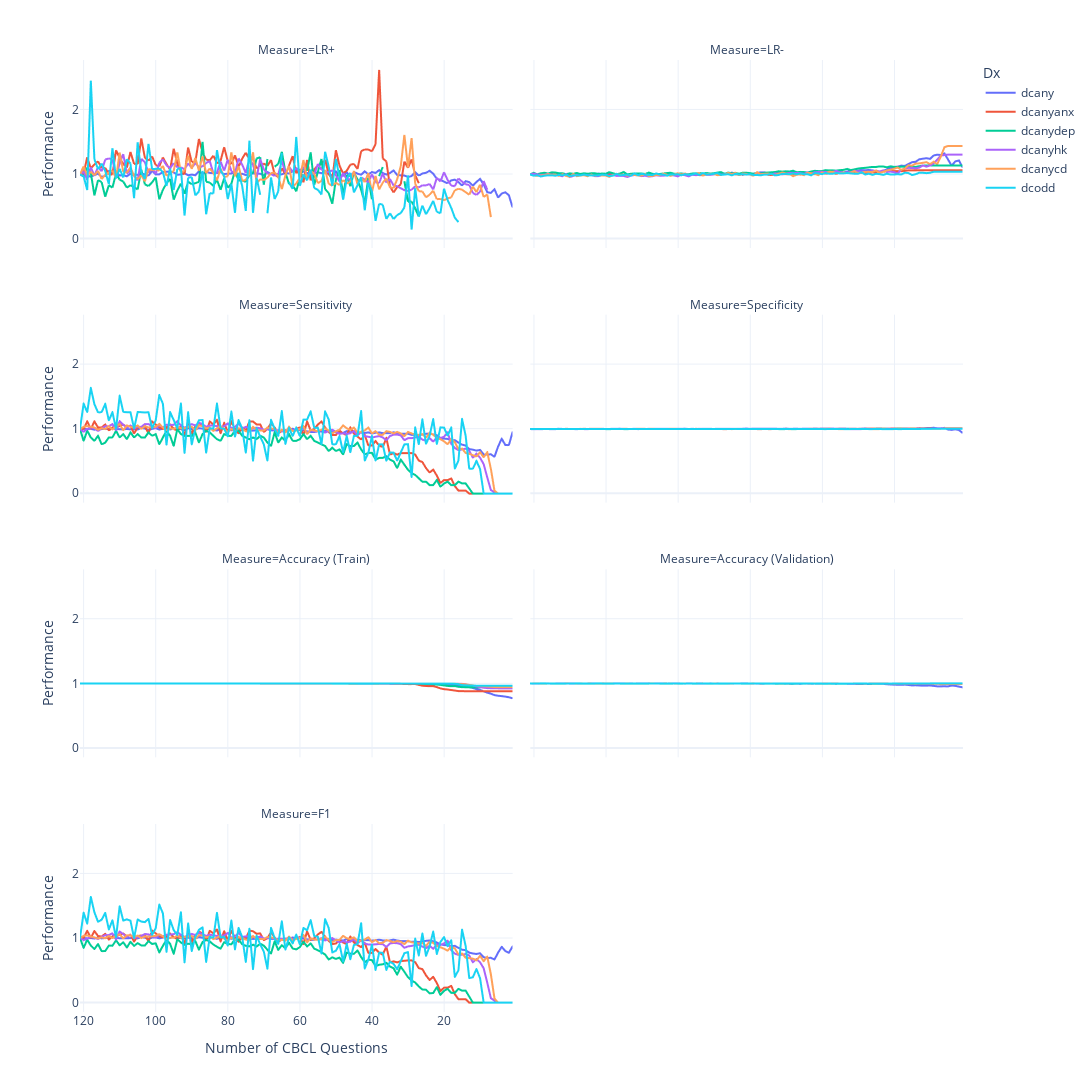

The code cell stored with this chart in its notebook:
### Code cell
fig = px.line(melted_normalized_summaries,
              color='Dx',
              x='Number of CBCL Questions',
              y='Performance',
              facet_col='Measure',
              facet_col_wrap=2,
              category_orders={'Measure':['LR+', 'LR-',
                                          'Sensitivity', 'Specificity',
                                          'Accuracy (Train)', 'Accuracy (Validation)',
                                          'F1']},
              width=1200,
              height=1600,
              template='plotly_white')

# fig.update_yaxes(matches=None)
fig.update_layout(xaxis={'autorange':'reversed'})
fig.show()
fig.write_image('../../data/degrading_performance_normalized.png')
